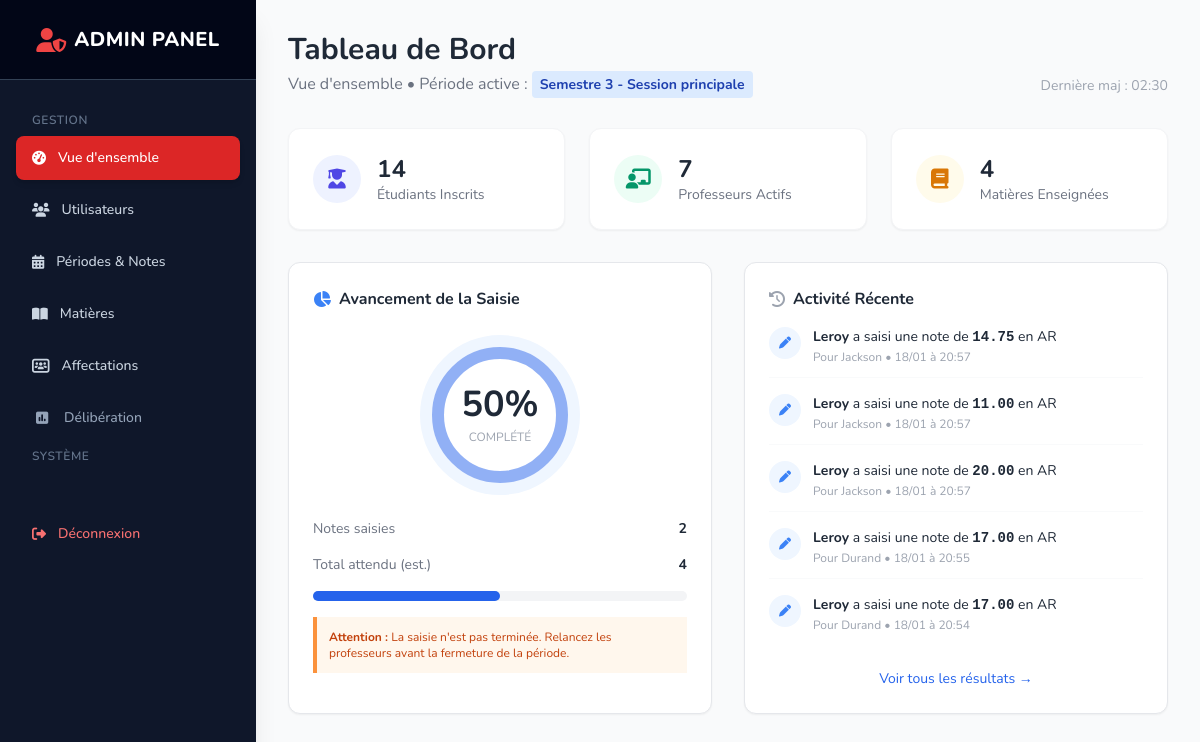
The page /index.php?page=admin_dashboard (signed in) on the database its author committed.
### tables this page shows
CREATE TABLE IF NOT EXISTS `periodes` (
  `id` int NOT NULL,
  `nom` varchar(100) NOT NULL,
  `code` varchar(20) NOT NULL,
  `annee_universitaire` varchar(9) NOT NULL,
  `type` enum('semestre','trimestre','session','rattrapage') NOT NULL,
  `date_debut_saisie` datetime NOT NULL,
  `date_fin_saisie` datetime NOT NULL,
  `statut` enum('a_venir','ouverte','fermee','publiee') DEFAULT 'a_venir',
  `date_publication` datetime DEFAULT NULL,
  `actif` tinyint(1) DEFAULT '1',
  `date_creation` timestamp NULL DEFAULT CURRENT_TIMESTAMP,
  `justification_ouverture` text,
  `resultats_publies` tinyint(1) DEFAULT '0'
);

CREATE TABLE IF NOT EXISTS `notes` (
  `id` int NOT NULL,
  `etudiant_id` int NOT NULL,
  `colonne_id` int NOT NULL,
  `valeur` decimal(5,2) DEFAULT NULL,
  `note_normalisee` decimal(5,2) DEFAULT NULL,
  `statut` enum('saisie','absent','dispense','defaillant') DEFAULT 'saisie',
  `saisie_par` int NOT NULL,
  `date_saisie` timestamp NULL DEFAULT CURRENT_TIMESTAMP,
  `date_modification` timestamp NULL DEFAULT CURRENT_TIMESTAMP ON UPDATE CURRENT_TIMESTAMP
);

CREATE TABLE IF NOT EXISTS `utilisateurs` (
  `id` int NOT NULL,
  `nom` varchar(100) NOT NULL,
  `prenom` varchar(100) NOT NULL,
  `email` varchar(150) NOT NULL,
  `mot_de_passe` varchar(255) NOT NULL,
  `role` enum('admin','professeur','etudiant','scolarite') NOT NULL,
  `numero_etudiant` varchar(20) DEFAULT NULL,
  `date_naissance` date DEFAULT NULL,
  `telephone` varchar(20) DEFAULT NULL,
  `actif` tinyint(1) DEFAULT '1',
  `derniere_connexion` timestamp NULL DEFAULT NULL,
  `date_creation` timestamp NULL DEFAULT CURRENT_TIMESTAMP
);

CREATE TABLE IF NOT EXISTS `matieres` (
  `id` int NOT NULL,
  `code` varchar(20) NOT NULL,
  `nom` varchar(150) NOT NULL,
  `filiere_id` int NOT NULL,
  `coefficient` decimal(3,1) DEFAULT '1.0',
  `credits` int DEFAULT NULL,
  `seuil_validation` decimal(4,2) DEFAULT '10.00',
  `actif` tinyint(1) DEFAULT '1',
  `date_creation` timestamp NULL DEFAULT CURRENT_TIMESTAMP
);

### controllers/admin/DashboardController.php (called while the page is built, shortened)
<?php
class DashboardController
{
    private $db;
    public function __construct()
    {
        $this->db = Database::getConnection();
    }
    public function index()
    {
        $stmt = $this->db->query("SELECT * FROM periodes WHERE statut = 'ouverte' ORDER BY date_debut_saisie DESC LIMIT 1");
        $periodeActive = $stmt->fetch(PDO::FETCH_ASSOC);
        $pid = $periodeActive['id'] ?? 0;
        $stats = [
            'etudiants' => $this->db->query("SELECT COUNT(*) FROM utilisateurs WHERE role='etudiant'")->fetchColumn(),
            'profs'     => $this->db->query("SELECT COUNT(*) FROM utilisateurs WHERE role='professeur'")->fetchColumn(),
            'matieres'  => $this->db->query("SELECT COUNT(*) FROM matieres")->fetchColumn(),
        ];
        $sqlTotalSlots = "SELECT COUNT(*)
                          FROM inscriptions_matieres im
                          JOIN configuration_colonnes cc ON im.matiere_id = cc.matiere_id AND im.periode_id = cc.periode_id
                          WHERE im.periode_id = ?";
        $stmt = $this->db->prepare($sqlTotalSlots);
        $stmt->execute([$pid]);
        $totalSlots = $stmt->fetchColumn();
        $sqlFilled = "SELECT COUNT(*)
                      FROM notes n
                      JOIN configuration_colonnes cc ON n.colonne_id = cc.id
                      WHERE cc.periode_id = ?";
        $stmt = $this->db->prepare($sqlFilled);
        $stmt->execute([$pid]);
        $filledSlots = $stmt->fetchColumn();
        $remplissage = ($totalSlots > 0) ? round(($filledSlots / $totalSlots) * 100) : 0;
        $sqlLogs = "SELECT n.date_modification, n.valeur, u.nom as prof_nom, m.code as mat_code, etu.nom as etu_nom
                    FROM notes n
                    JOIN utilisateurs u ON n.saisie_par = u.id
                    JOIN configuration_colonnes cc ON n.colonne_id = cc.id
                    JOIN matieres m ON cc.matiere_id = m.id
                    JOIN utilisateurs etu ON n.etudiant_id = etu.id
                    ORDER BY n.date_modification DESC LIMIT 5";
        $logs = $this->db->query($sqlLogs)->fetchAll(PDO::FETCH_ASSOC);
        require 'views/admin/dashboard.php';
    }
}

### config/database.php (called while the page is built, shortened)
<?php
class Database
{
    private function __construct()
    {
        $host = 'localhost';
        $db   = 'gestion_notes';
        $user = 'root';
        $pass = '';
        $charset = 'utf8mb4';
        $dsn = "mysql:host=$host;dbname=$db;charset=$charset";
    }
}

### views/admin/dashboard.php (the view, shortened to what this page needs)
<?php require 'views/layout/header.php'; ?>
<div class="flex h-screen bg-gray-50 font-sans overflow-hidden">
    <?php require 'views/admin/sidebar.php' ?>
    <main class="flex-grow flex flex-col h-screen overflow-y-auto p-8">
        <header class="mb-8 flex justify-between items-end">
            <div>
                <h1 class="text-3xl font-bold text-gray-800">Tableau de Bord</h1>
                <p class="text-gray-500 mt-1">
                    Vue d'ensemble • Période active :
                    <span class="bg-blue-100 text-blue-800 px-2 py-1 rounded text-sm font-bold">
                        <?= htmlspecialchars($periodeActive['nom'] ?? 'Aucune') ?>
                    </span>
                </p>
            </div>
            <div>
                <span class="text-sm text-gray-400">Dernière maj : <?= date('H:i') ?></span>
            </div>
        </header>
        <div class="grid grid-cols-1 md:grid-cols-3 gap-6 mb-8">
            <div class="bg-white p-6 rounded-xl shadow-sm border border-gray-100 flex items-center gap-4">
                <div class="w-12 h-12 rounded-full bg-indigo-50 text-indigo-600 flex items-center justify-center text-xl">
                    <i class="fa-solid fa-user-graduate"></i>
                </div>
                <div>
                    <div class="text-2xl font-bold text-gray-800"><?= $stats['etudiants'] ?></div>
                    <div class="text-sm text-gray-500">Étudiants Inscrits</div>
                </div>
            </div>
            <div class="bg-white p-6 rounded-xl shadow-sm border border-gray-100 flex items-center gap-4">
                <div class="w-12 h-12 rounded-full bg-emerald-50 text-emerald-600 flex items-center justify-center text-xl">
                    <i class="fa-solid fa-chalkboard-user"></i>
                </div>
                <div>
                    <div class="text-2xl font-bold text-gray-800"><?= $stats['profs'] ?></div>
                    <div class="text-sm text-gray-500">Professeurs Actifs</div>
                </div>
            </div>
            <div class="bg-white p-6 rounded-xl shadow-sm border border-gray-100 flex items-center gap-4">
                <div class="w-12 h-12 rounded-full bg-amber-50 text-amber-600 flex items-center justify-center text-xl">
                    <i class="fa-solid fa-book"></i>
                </div>
                <div>
                    <div class="text-2xl font-bold text-gray-800"><?= $stats['matieres'] ?></div>
                    <div class="text-sm text-gray-500">Matières Enseignées</div>
                </div>
            </div>
        </div>
        <div class="grid grid-cols-1 lg:grid-cols-2 gap-8">
            <div class="bg-white rounded-xl shadow-sm border border-gray-200 p-6">
                <h3 class="font-bold text-gray-800 mb-6 flex items-center gap-2">
                    <i class="fa-solid fa-chart-pie text-blue-500"></i> Avancement de la Saisie
                </h3>
                <div class="flex justify-center mb-6">
                    <div class="relative w-40 h-40 flex items-center justify-center rounded-full border-[12px] <?= ($remplissage == 100) ? 'border-green-100' : 'border-blue-50' ?>">
                        <div class="absolute inset-0 rounded-full border-[12px] border-blue-600" style="clip-path: polygon(0 0, 100% 0, 100% 100%, 0 100%); opacity: <?= $remplissage / 100 ?>;"></div>
                        <div class="text-center z-10">
                            <span class="text-4xl font-bold text-gray-800"><?= $remplissage ?>%</span>
                            <p class="text-xs text-gray-400 uppercase mt-1">Complété</p>
                        </div>
                    </div>
                </div>
                <div class="space-y-4">
                    <div class="flex justify-between text-sm">
                        <span class="text-gray-500">Notes saisies</span>
                        <span class="font-bold text-gray-800"><?= $filledSlots ?></span>
                    </div>
                    <div class="flex justify-between text-sm">
                        <span class="text-gray-500">Total attendu (est.)</span>
                        <span class="font-bold text-gray-800"><?= $totalSlots ?></span>
                    </div>
                    <div class="w-full bg-gray-100 rounded-full h-2.5 mt-2">
                        <div class="bg-blue-600 h-2.5 rounded-full" style="width: <?= $remplissage ?>%"></div>
                    </div>
                    <?php if ($remplissage < 100): ?>
                        <div class="bg-orange-50 border-l-4 border-orange-400 p-3 mt-4">
                            <p class="text-xs text-orange-700">
                                <strong>Attention :</strong> La saisie n'est pas terminée. Relancez les professeurs avant la fermeture de la période.
                            </p>
                        </div>
                    <?php endif; ?>
                </div>
            </div>
            <div class="bg-white rounded-xl shadow-sm border border-gray-200 p-6">
                <h3 class="font-bold text-gray-800 mb-4 flex items-center gap-2">
                    <i class="fa-solid fa-clock-rotate-left text-gray-400"></i> Activité Récente
                </h3>
                <?php if (empty($logs)): ?>
                    <p class="text-sm text-gray-400 italic">Aucune activité récente.</p>
                <?php else: ?>
                    <div class="space-y-4">
                        <?php foreach ($logs as $log): ?>
                            <div class="flex items-start gap-3 pb-3 border-b border-gray-50 last:border-0">
                                <div class="w-8 h-8 rounded-full bg-blue-50 flex items-center justify-center text-blue-500 flex-shrink-0 text-xs">
                                    <i class="fa-solid fa-pen"></i>
                                </div>
                                <div>
                                    <p class="text-sm text-gray-800">
                                        <span class="font-bold"><?= htmlspecialchars($log['prof_nom']) ?></span>
                                        a saisi une note de
                                        <span class="font-mono font-bold"><?= $log['valeur'] ?></span>
                                        en <?= htmlspecialchars($log['mat_code']) ?>
                                    </p>
                                    <p class="text-xs text-gray-400 mt-0.5">
                                        Pour <?= htmlspecialchars($log['etu_nom']) ?> • <?= date('d/m à H:i', strtotime($log['date_modification'])) ?>
                                    </p>
                                </div>
                            </div>
                        <?php endforeach; ?>
                    </div>
                <?php endif; ?>
                <div class="mt-6 text-center">
                    <a href="index.php?page=admin_results" class="text-sm text-blue-600 hover:underline">Voir tous les résultats →</a>
                </div>
            </div>
        </div>
    </main>
</div>
<?php require 'views/layout/footer.php'; ?>

### index.php (shortened to what this page needs)
<?php
spl_autoload_register(function ($class) {
    $classPath = str_replace('\\', DIRECTORY_SEPARATOR, $class);
    $file = __DIR__ . DIRECTORY_SEPARATOR . $classPath . '.php';
    if (!file_exists($file)) {
        $parts = explode('\\', $class);
        if (isset($parts[0])) {
            $parts[0] = strtolower($parts[0]);
        }
        $lowerPath = implode(DIRECTORY_SEPARATOR, $parts);
        $file = __DIR__ . DIRECTORY_SEPARATOR . $lowerPath . '.php';
    }
});
$page = $_GET['page'] ?? 'login';
switch ($page) {
    case 'admin_dashboard':
        (new Controllers\Admin\DashboardController())->index();
        break;
}

### views/layout/header.php (shortened to what this page needs)
<head>
    <script src="https://cdn.tailwindcss.com"></script>
    <link rel="stylesheet" href="https://cdnjs.cloudflare.com/ajax/libs/font-awesome/6.4.0/css/all.min.css">
</head>

### views/admin/sidebar.php
<?php
$page = $_GET['page'] ?? 'admin_dashboard';
$base_classes = "flex items-center gap-3 px-4 py-3 rounded-lg transition";
$active_classes = "bg-red-600 text-white shadow-md hover:bg-red-700";
$inactive_classes = "text-slate-300 hover:bg-slate-800 hover:text-white";
function menuActive($target_pages, $current_page, $active, $inactive)
{
    if (is_array($target_pages)) {
        return in_array($current_page, $target_pages) ? $active : $inactive;
    }
    return ($current_page === $target_pages) ? $active : $inactive;
}
?>
<aside class="w-64 bg-slate-900 text-white hidden lg:flex flex-col z-20 shadow-xl flex-shrink-0">
    <div class="h-20 flex items-center justify-center border-b border-slate-700 bg-slate-950">
        <div class="flex items-center gap-2 text-white">
            <i class="fa-solid fa-user-shield text-2xl text-red-500"></i>
            <span class="text-xl font-extrabold tracking-wide uppercase">ADMIN PANEL</span>
        </div>
    </div>
    <nav class="flex-grow p-4 space-y-2 text-sm">
        <p class="px-4 text-xs font-semibold text-slate-500 uppercase tracking-wider mb-2 mt-4">Gestion</p>
        <a href="index.php?page=admin_dashboard"
            class="<?= $base_classes ?> <?= menuActive('admin_dashboard', $page, $active_classes, $inactive_classes) ?>">
            <i class="fa-solid fa-gauge-high"></i>
            <span class="font-medium">Vue d'ensemble</span>
        </a>
        <a href="index.php?page=admin_users"
            class="<?= $base_classes ?> <?= menuActive(['admin_users', 'edit_user', 'add_user'], $page, $active_classes, $inactive_classes) ?>">
            <i class="fa-solid fa-users"></i>
            <span class="font-medium">Utilisateurs</span>
        </a>
        <a href="index.php?page=admin_periods"
            class="<?= $base_classes ?> <?= menuActive(['admin_periods', 'admin_config_cols'], $page, $active_classes, $inactive_classes) ?>">
            <i class="fa-solid fa-calendar-days"></i>
            <span class="font-medium">Périodes & Notes</span>
        </a>
        <a href="index.php?page=admin_subjects"
            class="<?= $base_classes ?> <?= menuActive('admin_subjects', $page, $active_classes, $inactive_classes) ?>">
            <i class="fa-solid fa-book-open"></i>
            <span class="font-medium">Matières</span>
        </a>
        <a href="index.php?page=admin_assignments"
            class="<?= $base_classes ?> <?= menuActive('admin_assignments', $page, $active_classes, $inactive_classes) ?>">
            <i class="fa-solid fa-users-rectangle"></i>
            <span class="font-medium">Affectations</span>
        </a>
        <a href="index.php?page=admin_results"
            class="flex items-center gap-3 px-4 py-3 rounded-lg transition-colors <?= ($page === 'admin_results') ? 'bg-blue-600 text-white shadow-lg shadow-blue-500/30' : 'text-slate-400 hover:bg-slate-800 hover:text-white' ?>">
            <div class="w-5 h-5 flex items-center justify-center">
                <i class="fa-solid fa-square-poll-vertical"></i>
            </div>
            <span class="font-medium text-sm">Délibération</span>
        </a>
        <p class="px-4 text-xs font-semibold text-slate-500 uppercase tracking-wider mb-2 mt-8">Système</p>
        <div class="mt-auto pt-10">
            <a href="index.php?page=logout" class="flex items-center gap-3 px-4 py-3 text-red-400 hover:bg-slate-800 rounded-lg transition">
                <i class="fa-solid fa-right-from-bracket"></i>
                <span class="font-medium">Déconnexion</span>
            </a>
        </div>
    </nav>
</aside>

### views/layout/footer.php (shortened to what this page needs)
</body>
</html>

### rows shown on the page
periodes: nom "Semestre 3 - Session principale"
notes: saisie_par.nom "Leroy", valeur "14.75", matieres.code "AR", etudiant.nom "Jackson", date_modification "18/01 à 20:57"
notes: saisie_par.nom "Leroy", valeur "11.00", matieres.code "AR", etudiant.nom "Jackson", date_modification "18/01 à 20:57"
notes: saisie_par.nom "Leroy", valeur "20.00", matieres.code "AR", etudiant.nom "Jackson", date_modification "18/01 à 20:57"
notes: saisie_par.nom "Leroy", valeur "17.00", matieres.code "AR", etudiant.nom "Durand", date_modification "18/01 à 20:55"
notes: saisie_par.nom "Leroy", valeur "17.00", matieres.code "AR", etudiant.nom "Durand", date_modification "18/01 à 20:54"

### other values the page prints
$stats['etudiants'] "14"
$stats['profs'] "7"
$stats['matieres'] "4"
$remplissage "50"
$filledSlots "2"
$totalSlots "4"
